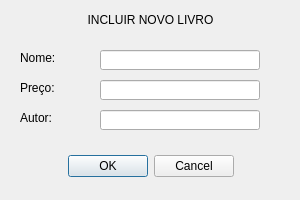
<?xml version="1.0" encoding="UTF-8"?>
<ui version="4.0">
 <class>IncluirLivro</class>
 <widget class="QDialog" name="IncluirLivro">
  <property name="geometry">
   <rect>
    <x>0</x>
    <y>0</y>
    <width>300</width>
    <height>200</height>
   </rect>
  </property>
  <property name="windowTitle">
   <string>Dialog</string>
  </property>
  <widget class="QDialogButtonBox" name="buttonBox">
   <property name="geometry">
    <rect>
     <x>0</x>
     <y>150</y>
     <width>301</width>
     <height>32</height>
    </rect>
   </property>
   <property name="layoutDirection">
    <enum>Qt::LeftToRight</enum>
   </property>
   <property name="orientation">
    <enum>Qt::Horizontal</enum>
   </property>
   <property name="standardButtons">
    <set>QDialogButtonBox::Cancel|QDialogButtonBox::Ok</set>
   </property>
   <property name="centerButtons">
    <bool>true</bool>
   </property>
  </widget>
  <widget class="QLabel" name="label_inclLivro">
   <property name="geometry">
    <rect>
     <x>0</x>
     <y>10</y>
     <width>301</width>
     <height>20</height>
    </rect>
   </property>
   <property name="text">
    <string>INCLUIR NOVO LIVRO</string>
   </property>
   <property name="alignment">
    <set>Qt::AlignCenter</set>
   </property>
  </widget>
  <widget class="QLabel" name="label">
   <property name="geometry">
    <rect>
     <x>20</x>
     <y>50</y>
     <width>49</width>
     <height>16</height>
    </rect>
   </property>
   <property name="text">
    <string>Nome:</string>
   </property>
  </widget>
  <widget class="QLabel" name="label_2">
   <property name="geometry">
    <rect>
     <x>20</x>
     <y>80</y>
     <width>49</width>
     <height>16</height>
    </rect>
   </property>
   <property name="text">
    <string>Preço:</string>
   </property>
  </widget>
  <widget class="QLabel" name="label_3">
   <property name="geometry">
    <rect>
     <x>20</x>
     <y>110</y>
     <width>49</width>
     <height>16</height>
    </rect>
   </property>
   <property name="text">
    <string>Autor:</string>
   </property>
  </widget>
  <widget class="QLineEdit" name="lineEdit_Lnome">
   <property name="geometry">
    <rect>
     <x>100</x>
     <y>50</y>
     <width>160</width>
     <height>20</height>
    </rect>
   </property>
  </widget>
  <widget class="QLineEdit" name="lineEdit_Lpreco">
   <property name="geometry">
    <rect>
     <x>100</x>
     <y>80</y>
     <width>160</width>
     <height>20</height>
    </rect>
   </property>
  </widget>
  <widget class="QLineEdit" name="lineEdit_Lautor">
   <property name="geometry">
    <rect>
     <x>100</x>
     <y>110</y>
     <width>160</width>
     <height>20</height>
    </rect>
   </property>
  </widget>
 </widget>
 <resources/>
 <connections>
  <connection>
   <sender>buttonBox</sender>
   <signal>accepted()</signal>
   <receiver>IncluirLivro</receiver>
   <slot>accept()</slot>
   <hints>
    <hint type="sourcelabel">
     <x>248</x>
     <y>254</y>
    </hint>
    <hint type="destinationlabel">
     <x>157</x>
     <y>274</y>
    </hint>
   </hints>
  </connection>
  <connection>
   <sender>buttonBox</sender>
   <signal>rejected()</signal>
   <receiver>IncluirLivro</receiver>
   <slot>reject()</slot>
   <hints>
    <hint type="sourcelabel">
     <x>316</x>
     <y>260</y>
    </hint>
    <hint type="destinationlabel">
     <x>286</x>
     <y>274</y>
    </hint>
   </hints>
  </connection>
 </connections>
</ui>
